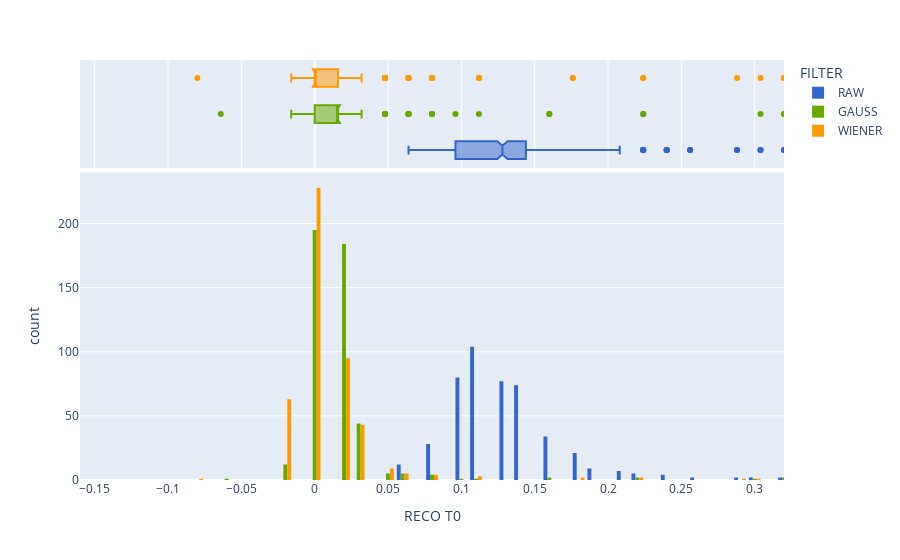

The cell this chart's notebook holds for it:
### Code cell
fig = px.histogram(data_frame=df[(df['TRUE PE'] > 0)*(df['TRUE PE'] < 1000)], x="RECO T0",
color='FILTER',color_discrete_map=color_map,barmode="group",marginal='box',template="plotly",nbins=3000,range_x=[-0.16,0.32])
# fig.update_layout(title_text='T0 recovery',xaxis_title  = "Time in [&mu;s]",yaxis_title  = "Counts")
fig.show()

### Figure 1 — Plotly figure (JSON) as saved in the notebook; plotly's stock layout.template omitted (floating-point values rounded to 4 significant figures; data arrays with more than 128 entries replaced by an {"elided": "..."} marker saying what was removed)
{"data": [{"alignmentgroup": "True", "bingroup": "x", "hovertemplate": "FILTER=RAW<br>RECO T0=%{x}<br>count=%{y}<extra></extra>", "legendgroup": "RAW", "marker": {"color": "#3366CC", "pattern": {"shape": ""}}, "name": "RAW", "nbinsx": 3000, "offsetgroup": "RAW", "orientation": "v", "showlegend": true, "type": "histogram", "x": {"elided": "473 float values"}, "xaxis": "x", "yaxis": "y"}, {"alignmentgroup": "True", "hovertemplate": "FILTER=RAW<br>RECO T0=%{x}<extra></extra>", "legendgroup": "RAW", "marker": {"color": "#3366CC"}, "name": "RAW", "notched": true, "offsetgroup": "RAW", "showlegend": false, "type": "box", "x": {"elided": "473 float values"}, "xaxis": "x2", "yaxis": "y2"}, {"alignmentgroup": "True", "bingroup": "x", "hovertemplate": "FILTER=GAUSS<br>RECO T0=%{x}<br>count=%{y}<extra></extra>", "legendgroup": "GAUSS", "marker": {"color": "#66AA00", "pattern": {"shape": ""}}, "name": "GAUSS", "nbinsx": 3000, "offsetgroup": "GAUSS", "orientation": "v", "showlegend": true, "type": "histogram", "x": {"elided": "473 float values"}, "xaxis": "x", "yaxis": "y"}, {"alignmentgroup": "True", "hovertemplate": "FILTER=GAUSS<br>RECO T0=%{x}<extra></extra>", "legendgroup": "GAUSS", "marker": {"color": "#66AA00"}, "name": "GAUSS", "notched": true, "offsetgroup": "GAUSS", "showlegend": false, "type": "box", "x": {"elided": "473 float values"}, "xaxis": "x2", "yaxis": "y2"}, {"alignmentgroup": "True", "bingroup": "x", "hovertemplate": "FILTER=WIENER<br>RECO T0=%{x}<br>count=%{y}<extra></extra>", "legendgroup": "WIENER", "marker": {"color": "#FF9900", "pattern": {"shape": ""}}, "name": "WIENER", "nbinsx": 3000, "offsetgroup": "WIENER", "orientation": "v", "showlegend": true, "type": "histogram", "x": {"elided": "473 float values"}, "xaxis": "x", "yaxis": "y"}, {"alignmentgroup": "True", "hovertemplate": "FILTER=WIENER<br>RECO T0=%{x}<extra></extra>", "legendgroup": "WIENER", "marker": {"color": "#FF9900"}, "name": "WIENER", "notched": true, "offsetgroup": "WIENER", "showlegend": false, "type": "box", "x": {"elided": "473 float values"}, "xaxis": "x2", "yaxis": "y2"}], "layout": {"barmode": "group", "legend": {"title": {"text": "FILTER"}, "tracegroupgap": 0}, "margin": {"t": 60}, "xaxis": {"anchor": "y", "domain": [0, 1], "range": [-0.16, 0.32], "title": {"text": "RECO T0"}}, "xaxis2": {"anchor": "y2", "domain": [0, 1], "matches": "x", "showgrid": true, "showticklabels": false}, "yaxis": {"anchor": "x", "domain": [0, 0.7326], "title": {"text": "count"}}, "yaxis2": {"anchor": "x2", "domain": [0.7426, 1], "matches": "y2", "showgrid": false, "showline": false, "showticklabels": false, "ticks": ""}}}
